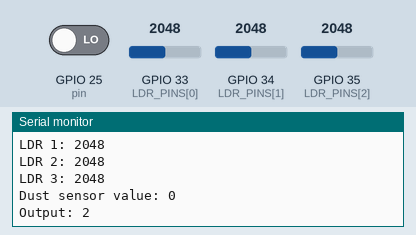
This sketch was run on a simulated ESP32. On the bench: the last lines printed to the serial monitor. The test bench sets the inputs (shaded band); at power-on: GPIO 33 (LDR_PINS[0]) = 2048, GPIO 34 (LDR_PINS[1]) = 2048, GPIO 35 (LDR_PINS[2]) = 2048, GPIO 25 (pin) LOW (analog values on the 0–4095 scale). WiFi joins after 1.5 s; servers stay silent unless stated; no MQTT or app messages arrive unless stated.

Above: at 2.7 s.
2.8 s: GPIO 33 (LDR_PINS[0]) set to 2866
4.3 s: GPIO 34 (LDR_PINS[1]) set to 2866
5.8 s: GPIO 35 (LDR_PINS[2]) set to 2866
At 7.1 s:
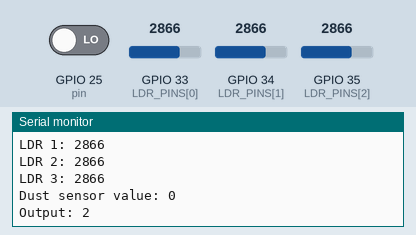
7.3 s: GPIO 33 (LDR_PINS[0]) set to 3040
8.8 s: GPIO 34 (LDR_PINS[1]) set to 3040
10.3 s: GPIO 35 (LDR_PINS[2]) set to 3040
At 11.7 s:
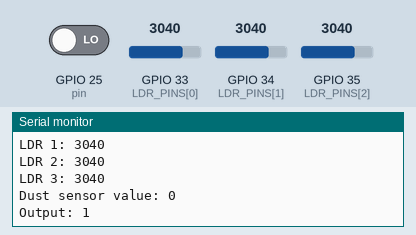
Timing chart, 0 to 12.8 s (numbered marks = the images above; inputs shaded):
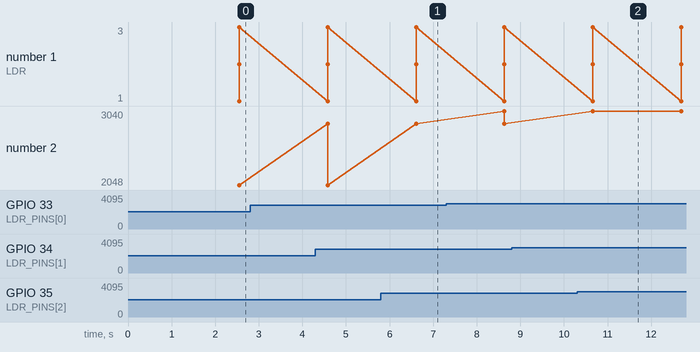

The sketch:

full_code_ldr.ino
```cpp
#include <Arduino.h>
#include <WiFi.h>
#include <PubSubClient.h>

// Replace with your WiFi credentials
const char* ssid = "Huawei y9 prime";
const char* password = "12345678";

// Replace with your MQTT broker details
const char* mqtt_server = "test.mosquitto.org";

const char* mqtt_topic = "dust sensor";
const char* mqtt_topic_output = "ldr_sensor_output"; // Topic for output
const char* mqtt_topic_1 = "ldr_sensor1"; //   Topic for output
const char* mqtt_topic_2 = "ldr_sensor2"; // Topic for output
const char* mqtt_topic_3 = "ldr_sensor3"; // Topic for output
const char* mqtt_topic_4 = "ldr_sensor4"; // Topic for output
const char* mqtt_topic_text = "text";

const int LDR_PINS[3] = {33, 34, 35};
const int LDR_1 = analogRead(LDR_PINS[0]); // Assuming initial readings available
const int LDR_2 = analogRead(LDR_PINS[1]);
const int LDR_3 = analogRead(LDR_PINS[2]);

int pin = 25;
unsigned long duration;

const float referenceVoltage = 5.0f; // Assuming 5V power supply for Arduino Uno

int outputHistory[10]; // Array to store last 10 output values (adjust size)
int cleanCount = 0;

String cleanStatusMessage;

WiFiClient espClient;
PubSubClient client(espClient);

void setup() {
  Serial.begin(9600); // Start serial communication for printing data (optional)
  analogReadResolution(12);

  pinMode(pin, INPUT);

  // Connect to WiFi
  WiFi.begin(ssid, password);
  while (WiFi.status() != WL_CONNECTED) {
    delay(500);
    Serial.print(".");
  }
  Serial.println("WiFi connected");

  // Connect to MQTT broker
  client.setServer(mqtt_server, 1883);
}

void loop() {
  // Check MQTT connection and reconnect if needed
  if (!client.connected()) {
    reconnect();
  }
  client.loop();

  // Read pulse width
  duration = pulseInLong(pin, LOW);

  int sensorReadings[3];  // Array to store sensor readings

  for (int i = 0; i < 3; i++) {
    sensorReadings[i] = analogRead(LDR_PINS[i]);
  }

  Serial.println("Sensor Readings:");
  for (int i = 0; i < 3; i++) {
    Serial.print("LDR ");
    Serial.print(i + 1);
    Serial.print(": ");
    Serial.println(sensorReadings[i]);
  }

  int output;

  // Check for all LDR values between 3500 and 4095
  bool allWithinRange = true;
  for (int i = 0; i < 3; i++) {
    if (sensorReadings[i] < 4000 || sensorReadings[i] > 4095) {
      allWithinRange = false;
      break;
    }
  }

  // Check for all within 3000 and 4095 (original logic)
  int countWithinRanges = 0;
  for (int i = 0; i < 3; i++) {
    if (sensorReadings[i] >= 3000 && sensorReadings[i] <= 4095) {
      countWithinRanges++;
    }
  }

  if (allWithinRange) {
    output = 0;  // All LDR values between 3500 and 4095
  } else if (countWithinRanges == 3) {  // All within 3000 and 4095 (unchanged)
    output = 1;
  } else {
    output = 2;  // None between 3500-4095 or not all within 3000-4095
  }

  // Update output history
  outputHistory[(cleanCount % 10)] = output; // Circular buffer approach

  // Check for consistent output (2)
  cleanCount = 0;
  for (int i = 0; i < 10; i++) {
    if (outputHistory[i] == output) {
      cleanCount++;
    } else {
      break;
    }
  }

  // Print message based on clean count and output value
  if (cleanCount == 10) {
    if (output == 0) {
      cleanStatusMessage = "Solar panel is clean";
    } else if (output == 1) {
      cleanStatusMessage = "Solar panel is not clean";
    } else if(output == 2){
      cleanStatusMessage = "Urgently clean the solar panel";
    }
    cleanCount = 0; // Reset clean count (optional)
  }

  // Publish output to MQTT topic
  client.publish(mqtt_topic, String(duration).c_str());
  client.publish(mqtt_topic_output, String(output).c_str());
  client.publish(mqtt_topic_1, String(sensorReadings[0]).c_str());
  client.publish(mqtt_topic_2, String(sensorReadings[1]).c_str());
  client.publish(mqtt_topic_3, String(sensorReadings[2]).c_str());
  client.publish(mqtt_topic_text, cleanStatusMessage.c_str());

  // Print sensor values and output (optional)
  Serial.print("Dust sensor value: ");
  Serial.println(duration);

  Serial.print("Output: ");
  Serial.println(output); // Print the output value (0, 1, or 2)

  delay(1000); // Delay between readings (adjust as needed)
}

void reconnect() {
  while (!client.connected()) {
    if (client.connect("ESP32_Dust_Sensor")) {  // Give a unique client ID
      Serial.println("Connected to MQTT broker");
    } else {
      Serial.print("Failed to connect, rc=");
      Serial.print(client.state());
      Serial.println(" try again in 5 seconds");
      delay(5000);
    }
  }
}
```

Measured:
- after the input at 5.8 s, the serial monitor: prints a new line after 0.81 s (image 1)
- after the input at 10.3 s, the serial monitor: prints a new line after 0.36 s (image 2)
